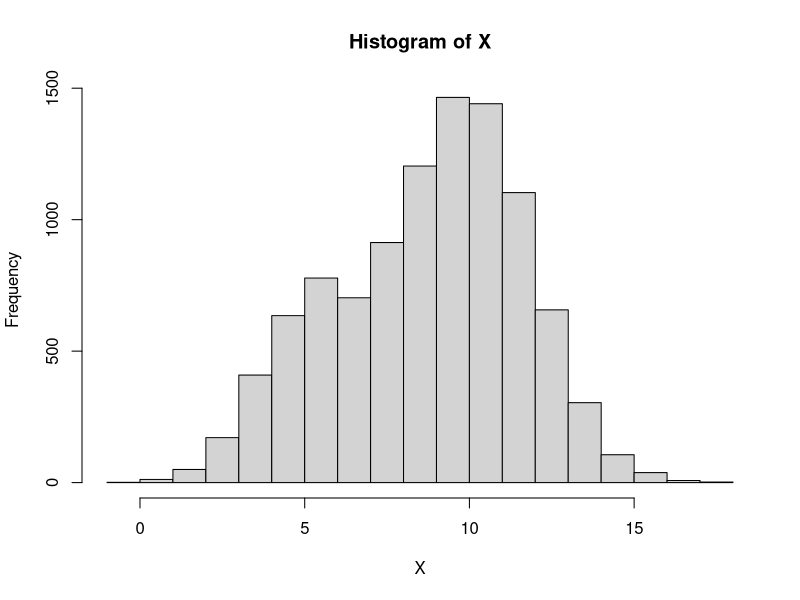

This figure's R source:
## 6.2 Intro to EM: Gaussian Mixture Models

# in this example, we will assume our mixture components are fully specified 
# Gaussian distribution(e.g. the means and variances are known), and we are
# interested in finding the maximum likelihood estimates of the mixture weights

# assume we have K = 2 components, so that
# Xi | Zi = 0  ~ N(5,  1.5)
# xi | zi = 1  ~ N(10, 2)

# The true mixture proportions will be P(Zi=0)=0.25 and P(Zi=1)=0.75.
# we simulate data from this mixture model:



rm(list = ls()) 




#   mixture components
mu.true = c(5,10)
sigma.true = c(1.5, 2)

#   determine z_i
Z = rbinom(500,1,0.75)

# sample from mixture model 111

X <- rnorm(10000, mean=mu.true[Z+1], sd=sigma.true[Z+1])

hist(X, breaks = 15)






# since we now assume parameters are known, mixture components are fully specified
# for each observation we compute the likelihood P(Xi | Zi= 0) and P(Xi | Zi=1).
# We store these values in the columns of L: 
# we write a function to compute the log weighted  likelihood
compute.log.lik <- function(L, w){
        L[,1] = L[,1] * w[1]
        L[,2] = L[,2] * w[2]
        return(sum(log(rowSums(L))))
}


L= matrix(NA, nrow=length(X), ncol=2)

L[,1] = dnorm(X, mean= mu.true[1], sd = sigma.true[1])
L[,2] = dnorm(X, mean= mu.true[2], sd = sigma.true[2])



# finally, we implement the E and M step in the EM.iter function below.

# the mixture.EM function is the driver which checks for convergence by computing
# the log likelihoods at each step

mixture.EM <- function(w.init, L) {
        
        w.curr <- w.init
        
        # store log-likehoods for each iteration
        log_liks <-c()
        ll <- compute.log.lik(L, w.curr)
        log_liks <- c(log_liks, ll)
        delta.ll <-1
        
        while(delta.ll >1e-5){
                w.curr <- EM.iter(w.curr, L)
                ll     <- compute.log.lik(L, w.curr)
                log_liks <- c(log_liks, ll)
                delta.ll <- log_liks[length(log_liks)] - log_liks[length(log_liks)-1]
        }
        
        return(list(w.curr, log_liks))
}



EM.iter <- function(w.curr, L, ...){
        # E step: compute E_{Z| X,w0}[I(Z_i=k)]
        z_ik <- L
        
        for(i in seq_len(ncol(L))) {
                z_ik[,i] <- w.curr[i]*z_ik[,i]
        }
        
        z_ik <- z_ik/rowSums(z_ik)
        
        # M-step
        w.next <- colSums(z_ik)/sum(z_ik)
        
        return(w.next)
        
}




#perform EM
ee <- mixture.EM(w.init = c(0.5, 0.5), L)


print(paste("Estimate = (", round(ee[[1]][1], 2), ",", round(ee[[1]][2], 2), ")", sep="" ))
